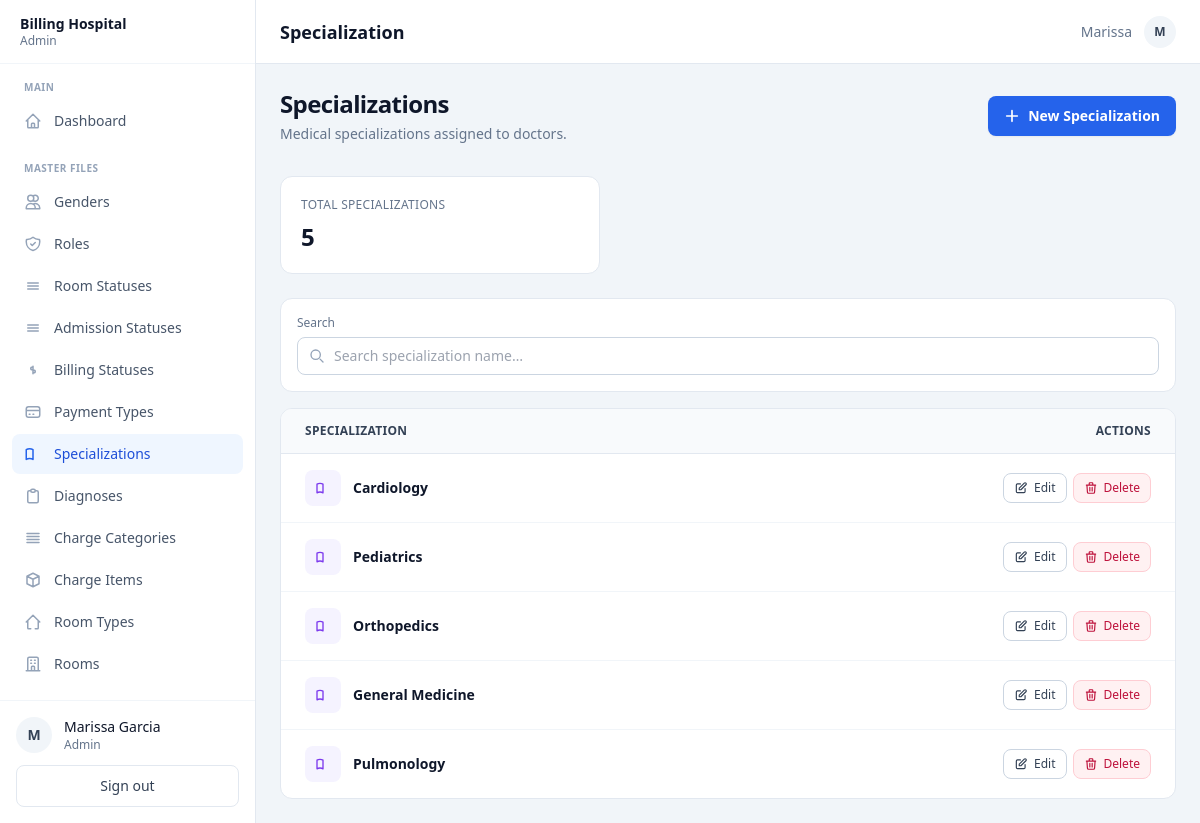
The app's page /index.php?page=specialization (signed in) with its own data.
### tables this page shows
CREATE TABLE `specialization` (
  `specialization_id` int(11) NOT NULL,
  `specialization_name` varchar(100) NOT NULL
);

### index.php (called while the page is built, shortened)
<?php
$currentUser = $_SESSION['user'];
$roleId      = (int)$currentUser['role_id'];
$layout = match ($roleId) {
    1 => 'admin',
    2 => 'doctor',
    3 => 'nurse',
    4 => 'cashier',
    default => 'admin',
};
require __DIR__ . '/views/layouts/' . $layout . '.php';

### controllers/SpecializationController.php (called while the page is built, shortened)
<?php
class SpecializationController
{
    private PDO $pdo;
    public function __construct(PDO $pdo) { $this->pdo = $pdo; }
    public function getAll(): array
    {
        return $this->pdo->query(
            'SELECT specialization_id, specialization_name
             FROM `specialization`
             ORDER BY specialization_id'
        )->fetchAll();
    }
}

### views/admin/specialization.php (the view, shortened to what this page needs)
<?php
require_once __DIR__ . '/../../controllers/SpecializationController.php';
$specializations = (new SpecializationController($pdo))->getAll();
$totalSpecializations = count($specializations);
?>
<div class="mb-8 flex flex-col sm:flex-row sm:items-center sm:justify-between gap-4">
    <div>
        <h1 class="text-2xl font-bold text-slate-900 tracking-tight">Specializations</h1>
        <p class="mt-1 text-sm text-slate-500">Medical specializations assigned to doctors.</p>
    </div>
    <button type="button" id="openCreateBtn"
            class="inline-flex items-center justify-center gap-2 rounded-lg bg-blue-600 px-4 py-2.5 text-sm font-semibold text-white shadow-sm hover:bg-blue-700">
        <svg class="w-4 h-4" fill="none" viewBox="0 0 24 24" stroke="currentColor" stroke-width="2.5">
            <path stroke-linecap="round" stroke-linejoin="round" d="M12 4v16m8-8H4"/>
        </svg>
        New Specialization
    </button>
</div>
<div class="bg-white rounded-xl border border-slate-200 p-5 mb-6 max-w-xs">
    <p class="text-xs font-medium text-slate-500 uppercase tracking-wide">Total Specializations</p>
    <p class="mt-2 text-2xl font-bold text-slate-900"><?= $totalSpecializations ?></p>
</div>
<div class="bg-white rounded-xl border border-slate-200 p-4 mb-4">
    <div class="flex flex-col sm:flex-row sm:items-end gap-3">
        <div class="flex-1">
            <label class="block text-xs font-medium text-slate-500 mb-1.5">Search</label>
            <div class="relative">
                <input type="text" id="filterSearch" placeholder="Search specialization name…"
                       class="w-full rounded-lg border border-slate-300 pl-9 pr-3 py-2 text-sm
                              focus:outline-none focus:ring-2 focus:ring-blue-500 focus:border-blue-500">
            </div>
        </div>
    </div>
</div>
<div class="bg-white rounded-xl border border-slate-200 overflow-hidden">
    <div class="overflow-x-auto">
        <table class="min-w-full text-sm">
            <thead class="bg-slate-50 border-b border-slate-200">
                <tr>
                    <th class="text-left px-6 py-3.5 font-semibold text-slate-700 text-xs uppercase tracking-wide">Specialization</th>
                    <th class="text-right px-6 py-3.5 font-semibold text-slate-700 text-xs uppercase tracking-wide">Actions</th>
                </tr>
            </thead>
            <tbody class="divide-y divide-slate-100">
                <?php foreach ($specializations as $s): ?>
                    <tr class="hover:bg-slate-50 specialization-row"
                        data-search="<?= htmlspecialchars(strtolower($s['specialization_name'])) ?>">
                        <td class="px-6 py-4">
                            <div class="flex items-center gap-3">
                                <div class="w-9 h-9 rounded-lg bg-violet-50 text-violet-600 flex items-center justify-center shrink-0">
                                    <svg class="w-4 h-4" fill="none" viewBox="0 0 24 24" stroke="currentColor" stroke-width="2">
                                        <path stroke-linecap="round" stroke-linejoin="round" d="M12 6.253v13m0-13C10.832 5.477 9.246 5 7.5 5S4.168 5.477 3 6.253v13C4.168 18.477 5.754 18 7.5 18s3.332.477 4.5 1.253"/>
                                    </svg>
                                </div>
                                <p class="font-semibold text-slate-900"><?= htmlspecialchars($s['specialization_name']) ?></p>
                            </div>
                        </td>
                        <td class="px-6 py-4 text-right whitespace-nowrap">
                            <div class="inline-flex items-center gap-1.5">
                                <button type="button"
                                        class="edit-btn inline-flex items-center gap-1.5 rounded-lg border border-slate-300 bg-white px-2.5 py-1.5 text-xs font-medium text-slate-700 hover:bg-slate-50 hover:border-slate-400"
                                        data-specialization='<?= htmlspecialchars(json_encode($s), ENT_QUOTES, "UTF-8") ?>'>
                                    <svg class="w-3.5 h-3.5" fill="none" viewBox="0 0 24 24" stroke="currentColor" stroke-width="2">
                                        <path stroke-linecap="round" stroke-linejoin="round" d="M11 5H6a2 2 0 00-2 2v11a2 2 0 002 2h11a2 2 0 002-2v-5m-1.414-9.414a2 2 0 112.828 2.828L11.828 15H9v-2.828l8.586-8.586z"/>
                                    </svg>
                                    Edit
                                </button>
                                <button type="button"
                                        class="delete-btn inline-flex items-center gap-1.5 rounded-lg border border-rose-200 bg-rose-50 px-2.5 py-1.5 text-xs font-medium text-rose-700 hover:bg-rose-100 hover:border-rose-300"
                                        data-specialization-id="<?= (int)$s['specialization_id'] ?>"
                                        data-specialization-name="<?= htmlspecialchars($s['specialization_name']) ?>">
                                    <svg class="w-3.5 h-3.5" fill="none" viewBox="0 0 24 24" stroke="currentColor" stroke-width="2">
                                        <path stroke-linecap="round" stroke-linejoin="round" d="M19 7l-.867 12.142A2 2 0 0116.138 21H7.862a2 2 0 01-1.995-1.858L5 7m5 4v6m4-6v6m1-10V4a1 1 0 00-1-1h-4a1 1 0 00-1 1v3M4 7h16"/>
                                    </svg>
                                    Delete
                                </button>
                            </div>
                        </td>
                    </tr>
                <?php endforeach; ?>
            </tbody>
        </table>
    </div>
</div>

### records on screen
specialization: specialization_name "Cardiology"
specialization: specialization_name "Pediatrics"
specialization: specialization_name "Orthopedics"
specialization: specialization_name "General Medicine"
specialization: specialization_name "Pulmonology"

### other values on screen
$currentUser['role_name'] "Admin"
$sectionName "MAIN"
$item['label'] "Dashboard"
$sectionName "MASTER FILES"
$item['label'] "Genders"
$item['label'] "Roles"
$item['label'] "Room Statuses"
$item['label'] "Admission Statuses"
$item['label'] "Billing Statuses"
$item['label'] "Payment Types"
$item['label'] "Specializations"
$item['label'] "Diagnoses"
$item['label'] "Charge Categories"
$item['label'] "Charge Items"
$item['label'] "Room Types"
